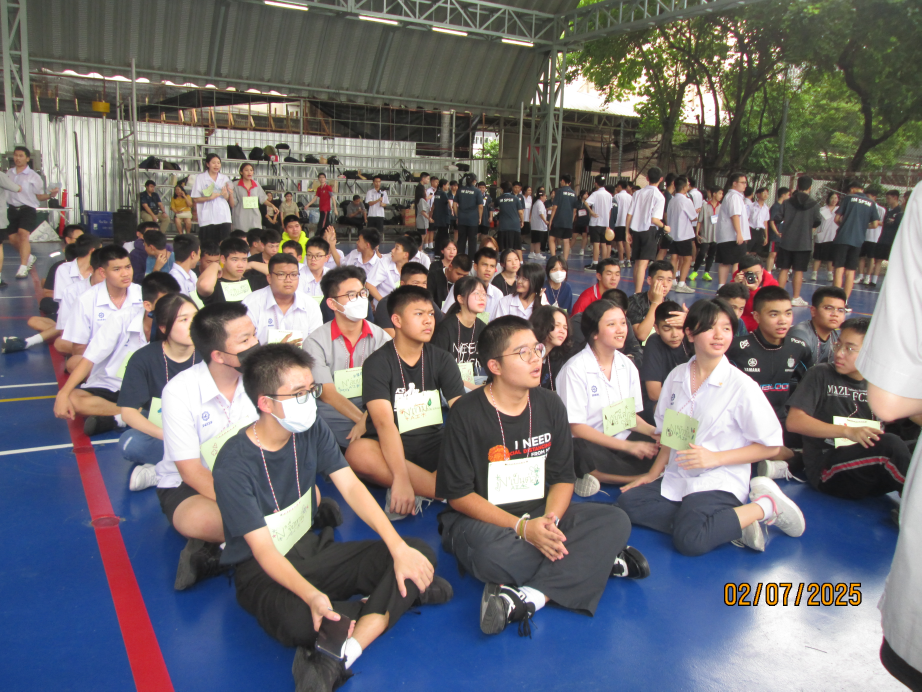
#> input picture m5python/Reverse Engineering/IMG_2126.JPG, 4608 x 3456 px, given in place of the camera (shown at 1/5 size)
$ python test.py
#> lines starting #> are read from the running program, lines starting #| are printed output that depends on the picture; after the words box and inside, x2 and y2 are one past the last pixel; in counts of white or black regions, pixels touching at a corner belong together
import cv2 as cv
import datetime
import time

vid_capture = cv.VideoCapture(0)
ret, frame1 = vid_capture.read()
#> frame1 is the input picture: shape (3456, 4608, 3); mean B, G, R 113.1, 110.4, 114.1
ret, frame2 = vid_capture.read()

while(vid_capture.isOpened()):
    now = datetime.datetime.now()
    cv.putText(frame1, f"Current Time: {now.hour:02}:{now.minute:02}:{now.second:02}" , (15, 30), cv.FONT_HERSHEY_SIMPLEX, 1, (0, 0, 255), 3)
    ret, frame = vid_capture.read()
    if ret == True:
        motiondiff = cv.absdiff(frame1, frame2)
        grayimg = cv.cvtColor(motiondiff, cv.COLOR_BGR2GRAY)
        blur = cv.GaussianBlur(grayimg, (5,5), 0)
        thresh, result = cv.threshold(blur, 20, 255, cv.THRESH_BINARY)
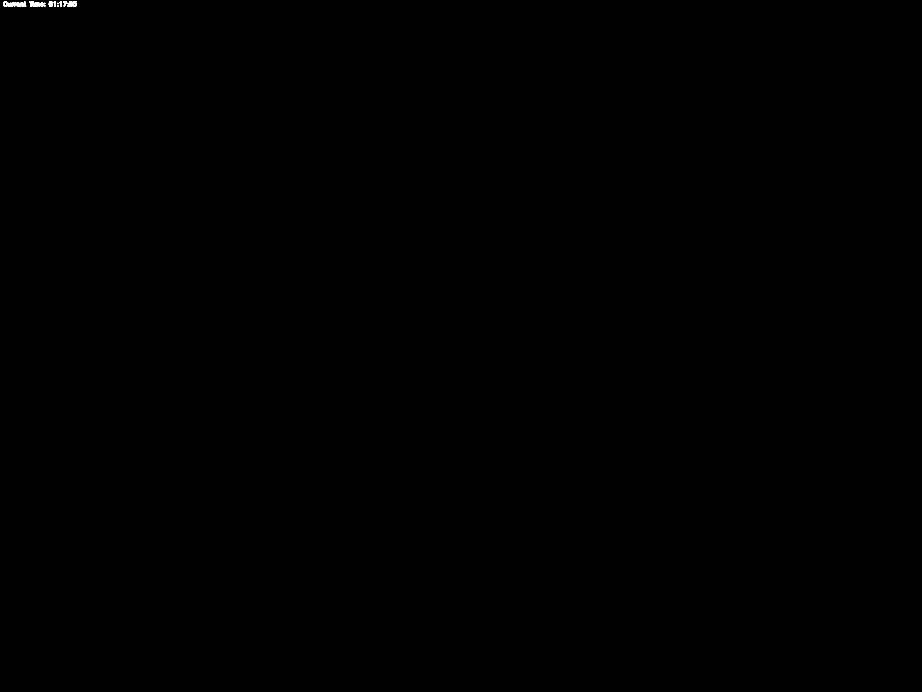
#> result: shape (3456, 4608) (shown at 1/5 size); 0.03% white; 14 white regions, largest, box (x1, y1, x2, y2) and area: (56, 7, 131, 34) 1150, (336, 6, 385, 34) 833, (171, 13, 219, 34) 740
        dilation = cv.dilate(result, None, iterations=3)
#> dilation: shape (3456, 4608); 0.06% white; 4 white regions
        contours, hierarchy = cv.findContours(dilation, cv.RETR_TREE, cv.CHAIN_APPROX_NONE)
#> contours = 8 contours, 4 with area under 20; largest, box (x1, y1, x2, y2) and area: (12, 3, 134, 37) 3180, (283, 3, 388, 37) 2856, (142, 3, 230, 37) 2227, (241, 3, 282, 37) 1155
        #draw_contour = cv.drawContours(frame1, contours, -1, (255, 0, 0), 2)

        for contour in contours:
            (cx, cy, cw, ch) = cv.boundingRect(contour)

            if cv.contourArea(contour) < 2500:
                continue
            if cy < 50:
                continue
            cv.rectangle(frame1, (cx, cy), (cx+cw, cy+ch), (0, 0, 255), 5)
#> this loop made 8 passes
#> (cx, cy, cw, ch) on passes 1 to 8: (283, 3, 105, 34), (332, 22, 4, 4), (353, 18, 3, 4), (241, 3, 41, 34), (253, 18, 3, 4), (142, 3, 88, 34), (12, 3, 122, 34), (25, 17, 4, 6)

        cv.imshow('Frame', frame1)
        frame1 = frame2
        ret, frame2 = vid_capture.read()
        key = cv.waitKey(33)
#> (key q is pressed here)
        if key == ord('q'):
            break

vid_capture.release()
cv.destroyAllWindows()

$ run again, on m5python/Reverse Engineering/74741_0.jpg
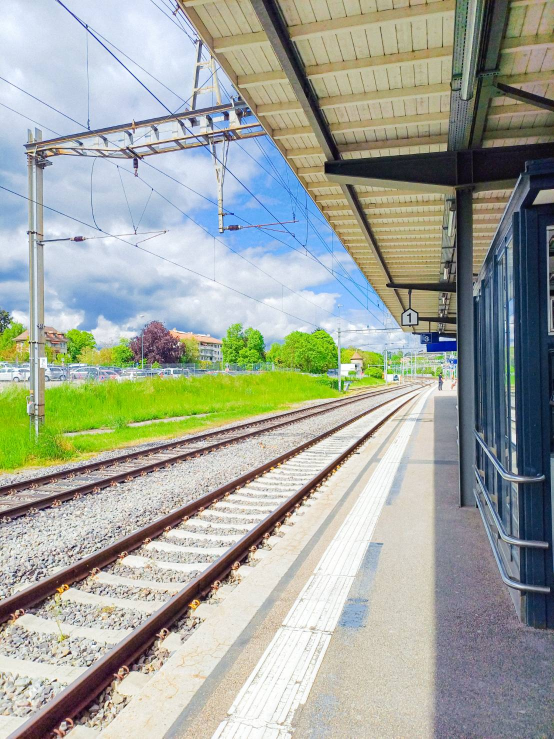
#> input picture m5python/Reverse Engineering/74741_0.jpg, 1108 x 1477 px, given in place of the camera (shown at 1/2 size)
#> frame1 is the input picture: shape (1477, 1108, 3); mean B, G, R 157.1, 167.4, 161.9
#> frame1: shape (1477, 1108, 3); 0.2% of pixels changed, all inside (x1, y1, x2, y2) = (16, 6, 378, 33)
#> `thresh, result = cv.threshold(blur, 20, 255, cv.THRESH_BINARY)`:
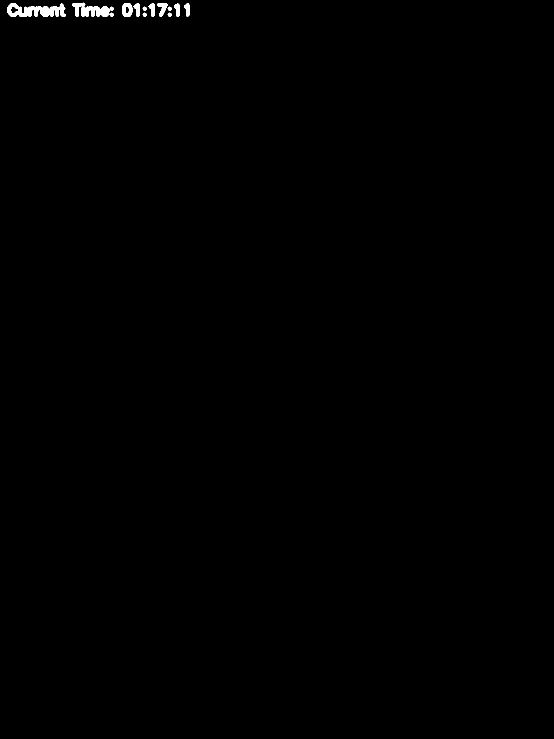
#> result: shape (1477, 1108) (shown at 1/2 size); 0.31% white; 12 white regions, largest, box (x1, y1, x2, y2) and area: (15, 6, 132, 34) 1905, (144, 5, 228, 34) 1345, (244, 6, 265, 34) 426
#> `dilation = cv.dilate(result, None, iterations=3)`:
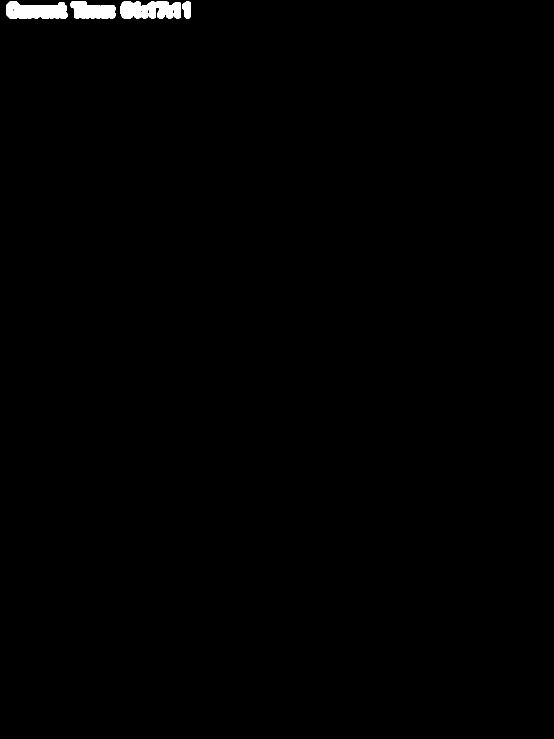
#> dilation: shape (1477, 1108) (shown at 1/2 size); 0.6% white; 4 white regions
#> contours = 6 contours, 2 with area under 20; largest, box (x1, y1, x2, y2) and area: (241, 3, 362, 37) 3319, (12, 3, 135, 37) 3278, (141, 2, 231, 37) 2340, (365, 3, 382, 37) 428
#> the loop `for contour in contours:` made 6 passes
#> (cx, cy, cw, ch) on passes 1 to 6: (365, 3, 17, 34), (241, 3, 121, 34), (281, 20, 4, 7), (12, 3, 123, 34), (25, 17, 4, 6), (141, 2, 90, 35)
